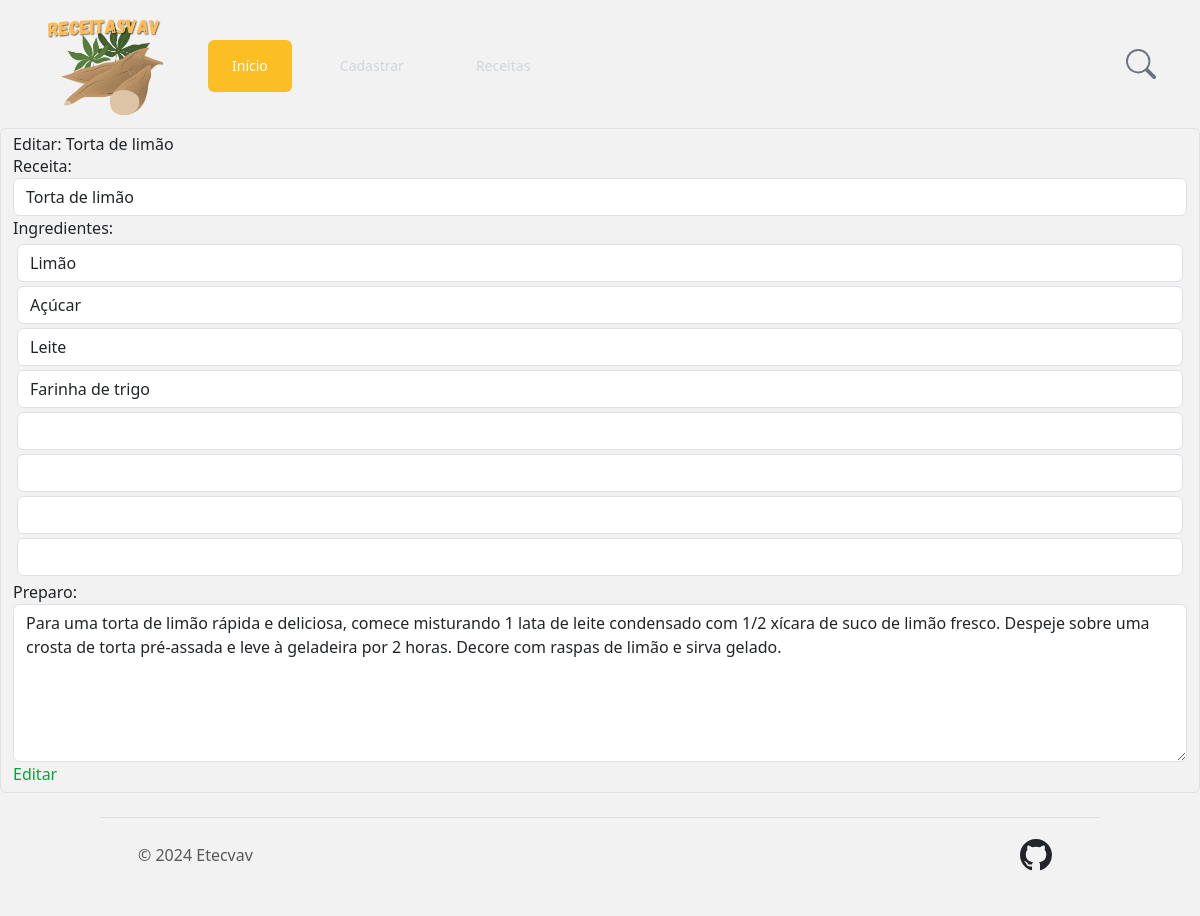
The page /editar/1 on the database its author committed.
### app.py (models this page shows, shortened)
class receitas(db.Model):
  idReceita = db.Column(db.Integer, primary_key=True, autoincrement=True)
  nomeReceita = db.Column(db.String(30))
  preparo = db.Column(db.String(760))
  imagem = db.Column(db.String(120))
  tempo = db.Column(db.Integer)
  ingredientes = relationship("ingredientes", backref="receita")

class ingredientes(db.Model):
  idIngrediente = db.Column(db.Integer, primary_key=True, autoincrement=True)
  nomeIngrediente = db.Column(db.String(30))
  idReceita = Column(db.Integer, ForeignKey('receitas.idReceita'), nullable=False)
  nomeReceita = relationship('receitas', backref='receitas.idReceita', foreign_keys=[idReceita])

### app.py (the view, shortened to what this page needs)
@app.route('/editar/<int:idReceita>', methods=['GET', 'POST'])
def editar(idReceita):
  receita = receitas.query.get(idReceita)
  ingrediente = getReceitaComIngredientesPorId(idReceita)[0]
  return render_template('editar.html', receita = receita, ingrediente = ingrediente)

### app.py (called while the page is built)
def getReceitaComIngredientesPorId(idReceita):
    consulta = db.session.query(receitas, ingredientes.nomeIngrediente).\
        join(ingredientes).\
        filter(receitas.idReceita == idReceita).\
        all()
    receitas_com_ingredientes = {}
    for receita, ingrediente in consulta:
        if receita.idReceita not in receitas_com_ingredientes:
            receitas_com_ingredientes[receita.idReceita] = {
                'receita': receita,
                'ingredientes': []
            }
        receitas_com_ingredientes[receita.idReceita]['ingredientes'].append(ingrediente)
    return list(receitas_com_ingredientes.values())

### templates/editar.html
{% extends 'base.html' %}
{% block conteudo %}
<form style="background-color: #F2F2F2;" action="/editar/{{receita.idReceita}}" method="POST" class="form-control">
    <h1>Editar: {{receita.nomeReceita}}</h1>
    <div>
        <label for="nomeReceita">Receita:</label>
        <input type="text" class="form-control" name="nomeReceita" value="{{receita.nomeReceita}}" required>
    </div>
    <div>
        <label for="nomeIngrediente">Ingredientes:</label>
        {% for ingrediente in receita.ingredientes %}
            <div class="m-1"><input type="text" class="form-control" name="ingredientes[]" value="{{ ingrediente.nomeIngrediente }}" required></div>
        {% endfor %}
        </div>
    <div>
        <label for="preparo">Preparo:</label>
        <textarea type="text" class="form-control" name="preparo" rows="6" required>{{receita.preparo}}</textarea>
    </div>
    <button style="color: #03A63C;" type="submit">Editar</button>
</form>
{% endblock conteudo %}

### rows shown on the page
receitas: nomeReceita "Torta de limão", preparo "Para uma torta de limão rápida e deliciosa, comece misturando 1 lata de leite condensado com 1/2 xícara de suco de limão fresco. Despeje sobre uma crosta de torta pré-assada e leve à geladeira por 2 horas. Decore com raspas de limão e sirva gelado."
ingredientes: nomeIngrediente "Limão"
ingredientes: nomeIngrediente "Açúcar"
ingredientes: nomeIngrediente "Leite"
ingredientes: nomeIngrediente "Farinha de trigo"
